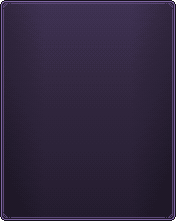
#> input picture Flux/assets/menu_generique.png, 176 x 221 px
$ python gen_fond.py
#> lines starting #> are read from the running program, lines starting #| are printed output that depends on the picture
### Flux/assets/fond_lib.py
"""Outils communs des fonds de menus Flux (Pillow) : fond générique raccourci, tampon de case.

Utilisé par les gen_fond*.py des menus (familiers, ...). Le fond générique (menu_generique.png) est un
panneau plein écran (176 x 221) : bord haut et ornements (rangées 0 à 9), dégradé tramé en damier, bord bas
et ornements (211 à 220). La case « tampon » est la case arrondie dessinée par l'utilisateur le 2026-10-15
(menus Collection), relevée par différence entre son image et la même base sans cases.
"""
from PIL import Image

BLOC_HAUT = range(0, 10)
BLOC_BAS = range(211, 221)


def generique_raccourci(generique, haut, bas):
    """Fond générique dont le cadre va de y haut à y bas (inclus), dégradé entier compressé entre les deux :
    chaque rangée reprend la rangée d'origine proportionnelle, de même parité (damier aligné)."""
#> called with generique = 'Flux/assets/menu_generique.png', haut = 18, bas = 190
    src = Image.open(generique).convert("RGBA")
#> src is the input picture: PIL image 176x221 RGBA; mean R, G, B, A 47.7, 37.7, 61.5, 254.8
    sp = src.load()
    W, H = src.size
#> W = 176; H = 221
    im = Image.new("RGBA", (W, H), (0, 0, 0, 0))
#> im: PIL image 176x221 RGBA; every value is 0
    px = im.load()

    def copier(y_src, y_dst):
        for x in range(W):
            px[x, y_dst] = sp[x, y_src]

    for y in BLOC_HAUT:
        copier(y, haut + y)
    debut, fin = haut + len(BLOC_HAUT), bas - len(BLOC_BAS) + 1
    src_debut, src_fin = BLOC_HAUT.stop, BLOC_BAS.start - 1
    for y in range(debut, fin):
        s = src_debut + round((y - debut) * (src_fin - src_debut) / max(1, fin - 1 - debut))
        if (s - y) % 2:
            s = s - 1 if s > src_debut else s + 1
        copier(s, y)
    for i, y in enumerate(BLOC_BAS):
        copier(y, fin + i)
    return im


# [25 lines left out: functions releve_tampon, poser, objet, not called in this run]


def tampon_case(png=None):
    """Case arrondie de l'utilisateur (18 x 18, de -1 à 16 autour de l'objet) : assets/case_arrondie.png, relevée
    le 2026-10-15 sur son fond violet des catégories de collections (celui-ci est depuis passé au thème crème)."""
    import os
    png = png or os.path.join(os.path.dirname(os.path.abspath(__file__)), "case_arrondie.png")
    im = Image.open(png).convert("RGBA")
    return {(x - 1, y - 1): im.getpixel((x, y)) for y in range(im.height) for x in range(im.width) if im.getpixel((x, y))[3]}


# ---------------------------------------------------------------- menu titles (QuinqueFive, 5 px high)

_FONT = None
# accented capitals: base letter + extra pixels (relative to the letter's top left)
_ACCENTS = {"É": ("E", [(3, -2), (2, -1)]), "È": ("E", [(1, -2), (2, -1)]), "Ê": ("E", [(1, -1), (2, -2), (3, -1)]),
            "Ô": ("O", [(1, -1), (2, -2), (3, -1)]), "À": ("A", [(1, -2), (2, -1)]),
            "Â": ("A", [(1, -1), (2, -2), (3, -1)]), "Î": ("I", [(0, -1), (1, -2), (2, -1)])}
WHITE, SHADOW = (255, 255, 255, 255), (0, 0, 0, 255)


# [7 lines left out: function _font, not called in this run]


# characters missing from QuinqueFive, drawn in its 5 px grid
_EXTRA = {"<": ["..#", ".#.", "#..", ".#.", "..#"], ">": ["#..", ".#.", "..#", ".#.", "#.."], "'": ["#", "#", ".", ".", "."],
          "-": ["...", "...", "###", "...", "..."]}


# [35 lines left out: functions _glyph, text_width, text, not called in this run]


def title(im, txt, row_top, cx=88):
    """Menu title on the menu's first row (between the back button and the menu icon), as in the pass."""
    text(im, txt, cx, row_top + 6)

### Flux/assets/recompenses/gen_fond.py
"""Fond du menu Récompenses (/recompenses). Depuis le 2026-10-28, le fond en service est celui retouché à la main par
l'utilisateur (Flux/assets/menu_recompenses.png) : ne pas relancer ce script par-dessus sans son accord.

Haut : image retouchée par l'utilisateur le 2026-10-28 (fond_haut_utilisateur.png : grande étoile gravée en
filigrane, boîte des 21 récompenses avec page précédente et suivante sur des cases noircies, Tout récupérer et son
halo), descendue d'une rangée avec le bord du haut (cadre du générique raccourci d'autant, l'étoile reste
coupée par le bord) : récompenses 19-25 / 28-34 / 37-43, flèches 27 et 35, Tout récupérer 49. Rangée 1 : cases
du retour (9) et de l'explication (17). Bas : deux frises dans une même boîte, connexion (55-61, flèches 54 / 62)
et temps de jeu (64-70, flèches 63 / 71).
Les cases de l'inventaire masqué sont 2 px plus haut que dans fond_lib.objet (relevé en jeu par l'utilisateur).

Usage : python gen_fond.py <fichier png> [aperçu agrandi]  (Pillow requis)
"""
import os
import sys
from PIL import Image, ImageDraw

ICI = os.path.dirname(os.path.abspath(__file__))
sys.path.insert(0, os.path.dirname(ICI))
from fond_lib import generique_raccourci, poser, tampon_case  # noqa: E402

W, H = 176, 221
COUPE = 128
DECALAGE = 18
LIMITE = 136  # rien du haut sous cette ligne (la boîte des frises commence juste après)
EN_TETE = [9, 17]
# bas du cadre : même marge sous la frise du temps de jeu qu'au-dessus du retour (environ une demi-rangée)
BAS = 190
CONNEXION = list(range(55, 62))
TEMPS = list(range(64, 71))
FLECHES = [54, 62, 63, 71]
CONTOUR = (21, 17, 27, 255)
CADRE = (89, 70, 116, 255)
NOIR = (29, 23, 38, 255)
NOIR_JOINT = (37, 29, 48, 255)


def objet(case):
    if case < 54:
        return 8 + 18 * (case % 9), 18 + 18 * (case // 9)
    i = case - 54
    return 8 + 18 * (i % 9), 138 + 18 * (i // 9)


def case_noire(d, n):
    x, y = objet(n)
    d.rectangle([x - 1, y - 1, x + 16, y + 16], NOIR_JOINT)
    d.rectangle([x, y, x + 15, y + 15], NOIR)


def fond():
    # cadre du générique raccourci : le bord du haut descend d'une rangée avec la partie coffre, le bas remonte
    im = generique_raccourci(os.path.join(os.path.dirname(ICI), "menu_generique.png"), DECALAGE, BAS)
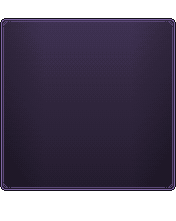
#> im: PIL image 176x221 RGBA; mean R, G, B, A 37.6, 29.7, 48.5, 199.4; transparent parts drawn white
    haut = Image.open(os.path.join(ICI, "fond_haut_utilisateur.png")).convert("RGBA")
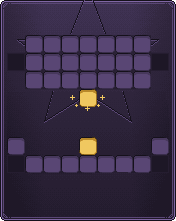
#> input picture Flux/assets/recompenses/fond_haut_utilisateur.png, 176 x 221 px
#> haut is the input picture: PIL image 176x221 RGBA; mean R, G, B, A 56.1, 44.4, 69.5, 254.8
    # partie coffre de l'utilisateur, bord du haut compris (l'étoile reste coupée par le bord)
    im.paste(haut.crop((0, 0, W, LIMITE - DECALAGE)), (0, DECALAGE))
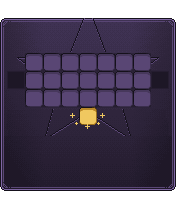
#> im: PIL image 176x221 RGBA; mean R, G, B, A 43.4, 34.3, 54.5, 199.4; transparent parts drawn white
    d = ImageDraw.Draw(im)
    case = tampon_case()
    for n in EN_TETE:
        poser(im, case, *objet(n))
    for n in CONNEXION + TEMPS:
        poser(im, case, *objet(n))
    for n in FLECHES:
        case_noire(d, n)
    return im

if __name__ == "__main__":
#> (the run stopped early here; a loop or call above may not have finished)
